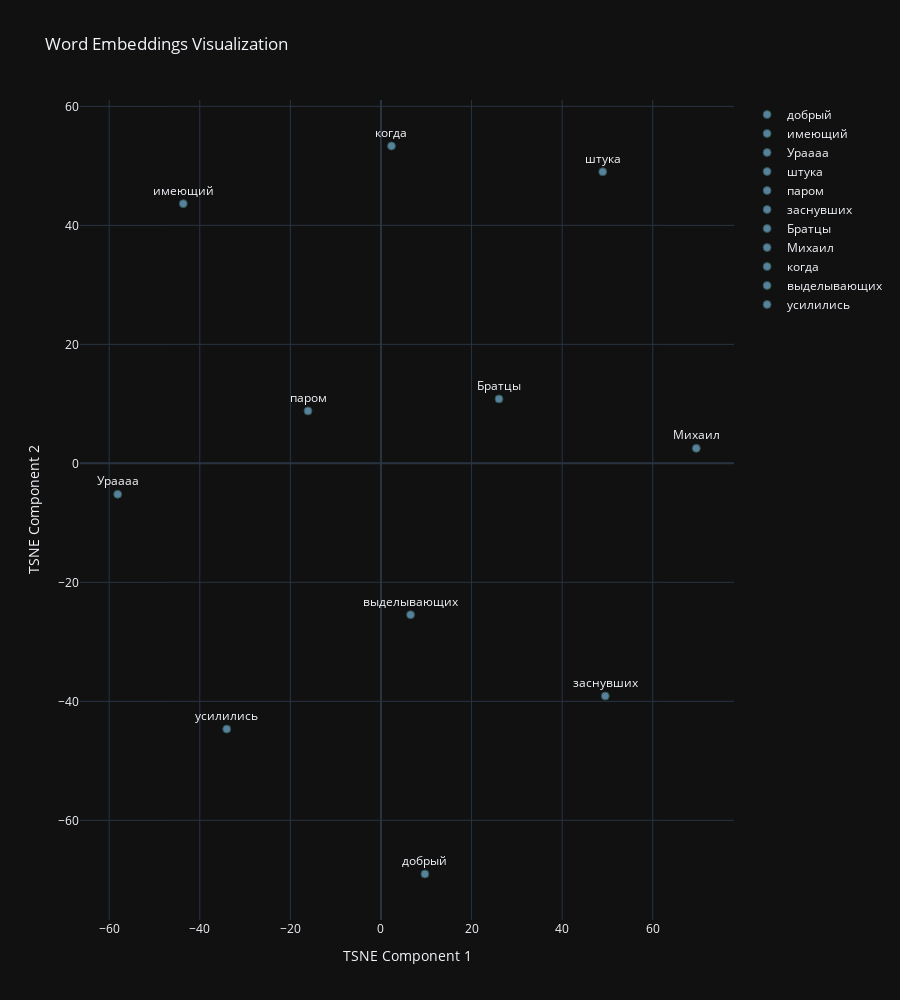

This figure's notebook cell:
### Markdown cell above
Возьмем слово добрый и его 10 ближайших слов

### Code cell
Word2Vec.plot_embeddings(tokenizer.decode(near1), embed)

### Figure 1 — Plotly figure (JSON) as saved in the notebook; plotly's stock layout.template omitted (floating-point values rounded to 4 significant figures)
{"data": [{"marker": {"color": "rgba(135, 206, 250, 0.6)", "line": {"color": "DarkSlateGrey", "width": 1}, "size": 8}, "mode": "markers+text", "name": "добрый", "text": ["добрый"], "textposition": "top center", "type": "scatter", "x": [9.699], "y": [-69.02]}, {"marker": {"color": "rgba(135, 206, 250, 0.6)", "line": {"color": "DarkSlateGrey", "width": 1}, "size": 8}, "mode": "markers+text", "name": "имеющий", "text": ["имеющий"], "textposition": "top center", "type": "scatter", "x": [-43.64], "y": [43.65]}, {"marker": {"color": "rgba(135, 206, 250, 0.6)", "line": {"color": "DarkSlateGrey", "width": 1}, "size": 8}, "mode": "markers+text", "name": "Ураааа", "text": ["Ураааа"], "textposition": "top center", "type": "scatter", "x": [-58.12], "y": [-5.206]}, {"marker": {"color": "rgba(135, 206, 250, 0.6)", "line": {"color": "DarkSlateGrey", "width": 1}, "size": 8}, "mode": "markers+text", "name": "штука", "text": ["штука"], "textposition": "top center", "type": "scatter", "x": [48.96], "y": [49.01]}, {"marker": {"color": "rgba(135, 206, 250, 0.6)", "line": {"color": "DarkSlateGrey", "width": 1}, "size": 8}, "mode": "markers+text", "name": "паром", "text": ["паром"], "textposition": "top center", "type": "scatter", "x": [-16.11], "y": [8.807]}, {"marker": {"color": "rgba(135, 206, 250, 0.6)", "line": {"color": "DarkSlateGrey", "width": 1}, "size": 8}, "mode": "markers+text", "name": "заснувших", "text": ["заснувших"], "textposition": "top center", "type": "scatter", "x": [49.52], "y": [-39.12]}, {"marker": {"color": "rgba(135, 206, 250, 0.6)", "line": {"color": "DarkSlateGrey", "width": 1}, "size": 8}, "mode": "markers+text", "name": "Братцы", "text": ["Братцы"], "textposition": "top center", "type": "scatter", "x": [26.05], "y": [10.83]}, {"marker": {"color": "rgba(135, 206, 250, 0.6)", "line": {"color": "DarkSlateGrey", "width": 1}, "size": 8}, "mode": "markers+text", "name": "Михаил", "text": ["Михаил"], "textposition": "top center", "type": "scatter", "x": [69.61], "y": [2.517]}, {"marker": {"color": "rgba(135, 206, 250, 0.6)", "line": {"color": "DarkSlateGrey", "width": 1}, "size": 8}, "mode": "markers+text", "name": "когда", "text": ["когда"], "textposition": "top center", "type": "scatter", "x": [2.32], "y": [53.34]}, {"marker": {"color": "rgba(135, 206, 250, 0.6)", "line": {"color": "DarkSlateGrey", "width": 1}, "size": 8}, "mode": "markers+text", "name": "выделывающих", "text": ["выделывающих"], "textposition": "top center", "type": "scatter", "x": [6.533], "y": [-25.44]}, {"marker": {"color": "rgba(135, 206, 250, 0.6)", "line": {"color": "DarkSlateGrey", "width": 1}, "size": 8}, "mode": "markers+text", "name": "усилились", "text": ["усилились"], "textposition": "top center", "type": "scatter", "x": [-34.05], "y": [-44.67]}], "layout": {"height": 1000, "showlegend": true, "title": {"text": "Word Embeddings Visualization"}, "xaxis": {"title": {"text": "TSNE Component 1"}}, "yaxis": {"title": {"text": "TSNE Component 2"}}}}
